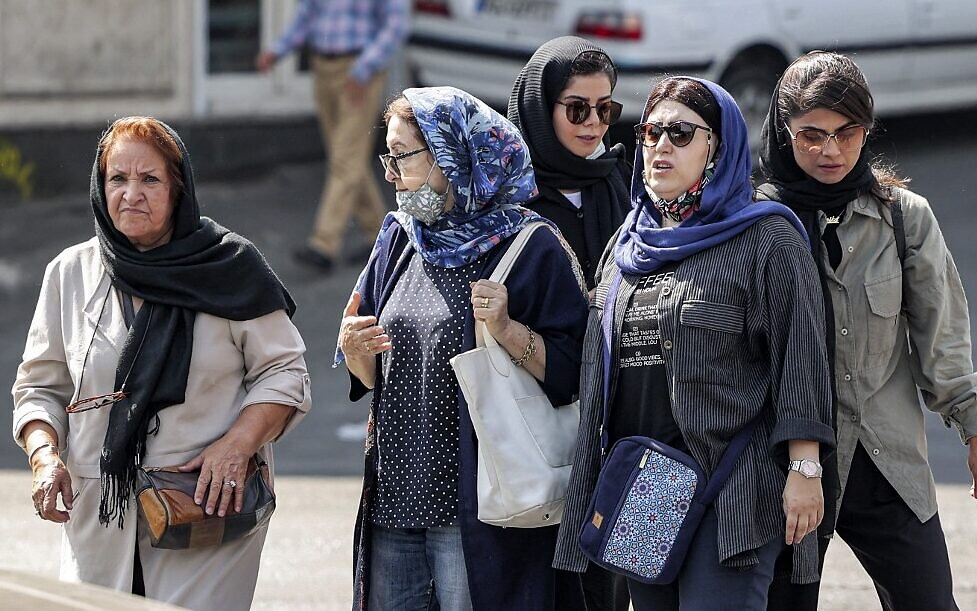
#> input picture 000_32Y432C-e1670079887895.jpg, 977 x 611 px, found by its file name
$ jupyter execute --allow-errors 07___Open_cv_part7.ipynb
#> lines starting #> are read from the running program, lines starting #| are printed output that depends on the picture
# Image Transformation

`OpenCV` provides two transformation functions, **`cv.warpAffine`** and **`cv.warpPerspective`**, with which you can perform all kinds of transformations. cv.warpAffine takes a 2x3 transformation matrix while cv.warpPerspective takes a 3x3 transformation matrix as input.

## Translation
Translation is the shifting of an object's location. If you know the shift in the (x,y) direction and let it be
, you can create the transformation matrix
 as follows:

$$
M = \begin{bmatrix}
1 & 0 & tx \\
0 & 1 & ty \\
\end{bmatrix}
$$

You can take make it into a Numpy array of type np.float32 and pass it into the cv.warpAffine() function. See the below example for a shift of (100,50):

[cell 1]
import numpy as np
import matplotlib.pyplot as plt
import cv2
from google.colab.patches import cv2_imshow

[cell 2]
img = cv2.imread('/content/000_32Y432C-e1670079887895.jpg', cv2.IMREAD_GRAYSCALE)
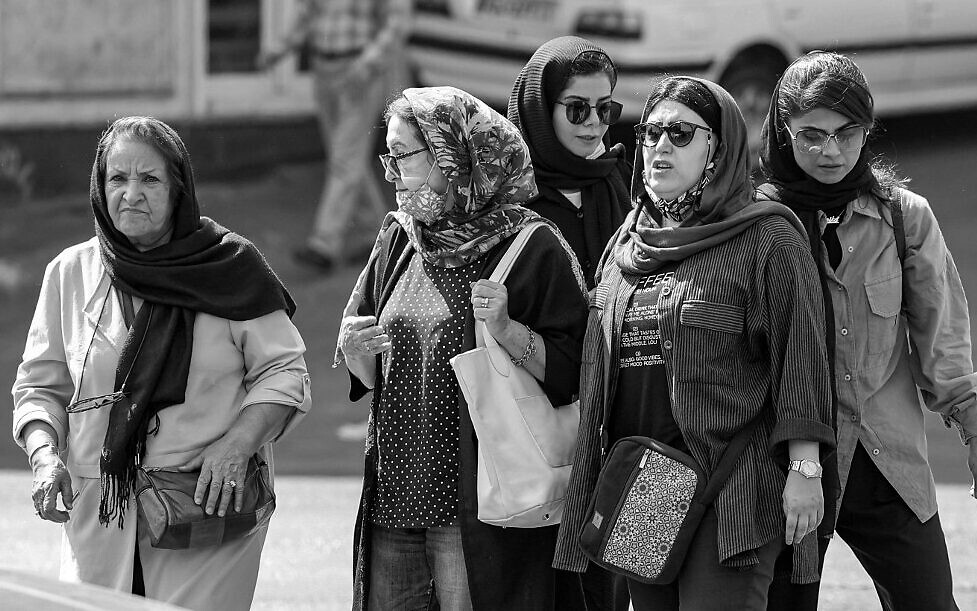
#> img: shape (611, 977); min 0, max 255, mean 96.2
cv2_imshow(img)

[cell 3]
row, col = img.shape
#> row = 611; col = 977
M = np.float32([[1, 0, 100], [0, 1, 50]])
dst = cv2.warpAffine(img,M,(col,row))
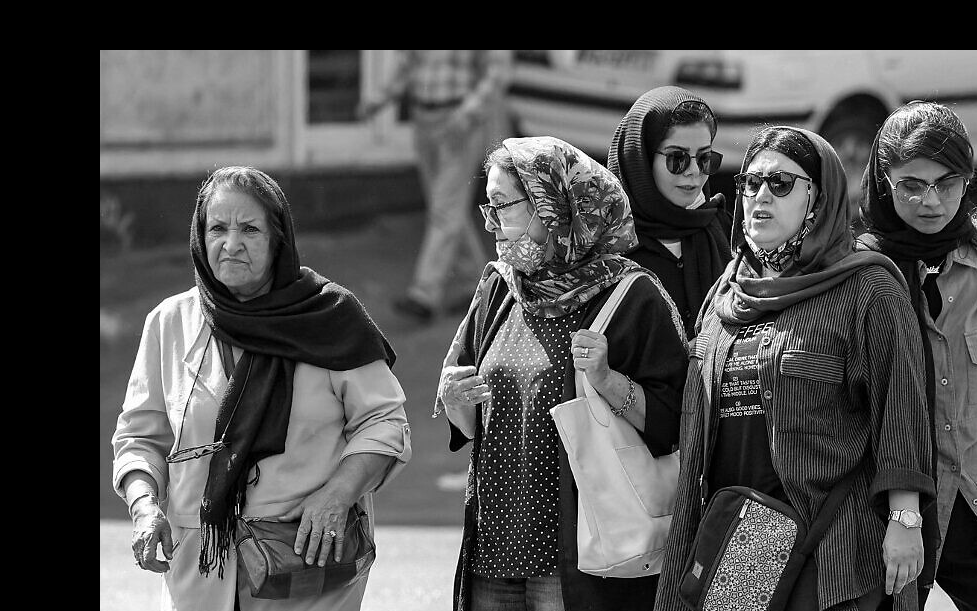
#> dst: shape (611, 977); min 0, max 255, mean 78.2

[cell 4]
cv2_imshow(dst)

## warning

The third argument of the cv.warpAffine() function is the size of the output image, which should be in the form of **(width, height)**. Remember width = number of columns, and height = number of rows.

## Rotation

Rotation of an image for an angle θ
 is achieved by the transformation matrix of the form

$$
M = \begin{bmatrix}
cosθ  & -sinθ \\
sinθ & cosθ  \\
\end{bmatrix}
$$

But OpenCV provides scaled rotation with adjustable center of rotation so that you can rotate at any location you prefer. The modified transformation matrix is given by

$$
\begin{bmatrix}
\alpha  & β & (1 - 0) .center.x-β.center.x \\
-\beta & α & β.center.x + (1 - 0).center.y  \\
\end{bmatrix}
$$

where:

$$
α=scale.cosθ\\
β=scale.sinx
$$

To find this transformation matrix, OpenCV provides a function, cv.getRotationMatrix2D. Check out the below example which rotates the image by 90 degree with respect to center without any scaling.

[cell 5]
img = cv2.imread('/content/000_32Y432C-e1670079887895.jpg')
#> img is the input picture: shape (611, 977, 3); mean B, G, R 100.8, 95, 96.7
cv2_imshow(img)

[cell 6]
center = (img.shape[1]//2, img.shape[0]//2)
#> center = (488, 305)
center
#> Out = (488, 305)

[cell 7]
M = cv2.getRotationMatrix2D(center, 45, 1)
M

[cell 8]
rotate_45 = cv2.warpAffine(img, M, (img.shape[1], img.shape[0]))
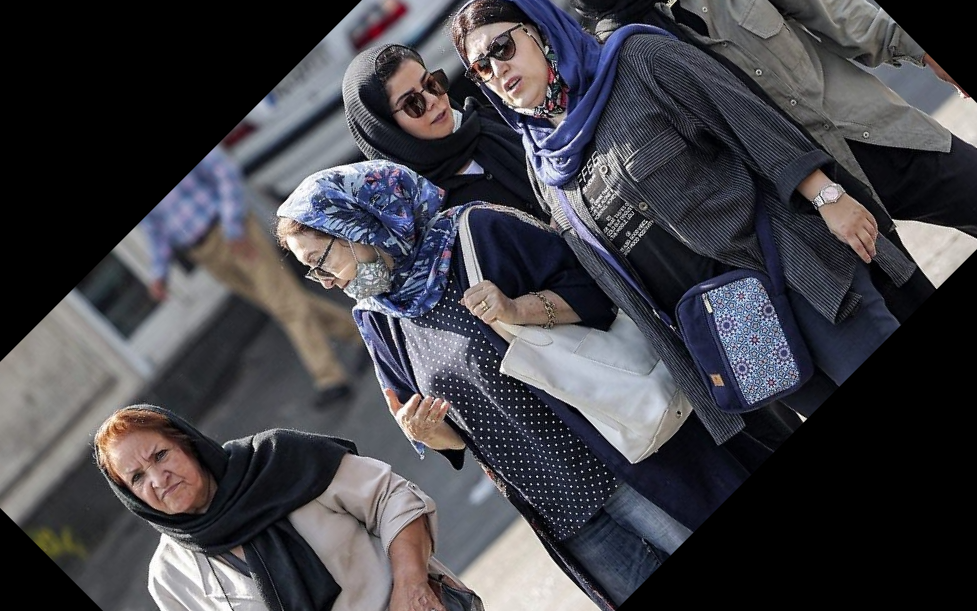
#> rotate_45: shape (611, 977, 3); mean B, G, R 71, 65.5, 66.3
cv2_imshow(rotate_45)

## Resizing The Image

Image resizing refers to the scaling of images. Scaling comes in handy in many image processing as well as machine learning applications. It helps in reducing the number of pixels from an image and that has several advantages e.g. It can reduce the time of training of a neural network as the more the number of pixels in an image more is the number of input nodes that in turn increases the complexity of the model.
It also helps in zooming in on images. Many times we need to resize the image i.e. either shrink it or scale it up to meet the size requirements. OpenCV provides us several interpolation methods for resizing an image.

Choice of Interpolation Method for Resizing:

1.   **`cv2.INTER_AREA`**: This is used when we need to shrink an image.
2.   **`cv2.INTER_CUBIC`**: This is slow but more efficient
3.   **`cv2.INTER_LINEAR`**: This is primarily used when zooming is required. This is the default interpolation technique in OpenCV.

[cell 9]
img = cv2.imread('/content/000_32Y432C-e1670079887895.jpg')
cv2_imshow(img)

[cell 10]
img.shape
#> Out = (611, 977, 3)

[cell 11]
half = cv2.resize(img, (0, 0), fx = 0.1, fy = 0.1)
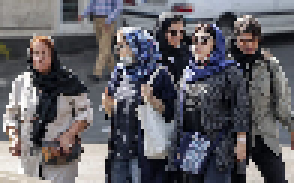
#> half: shape (61, 98, 3) (shown 3 times larger); mean B, G, R 101.1, 95.3, 96.9
bigger = cv2.resize(img, (1050, 1610))
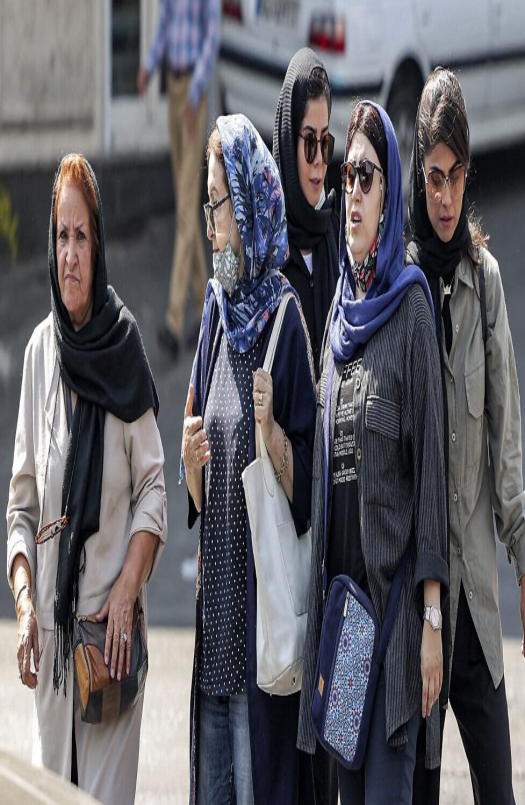
#> bigger: shape (1610, 1050, 3) (shown at 1/2 size); mean B, G, R 100.7, 94.9, 96.5

[cell 12]
cv2_imshow(half)

[cell 13]
cv2_imshow(bigger)

[cell 14]
stretch_near = cv2.resize(img, (780, 540),
               interpolation = cv2.INTER_LINEAR)
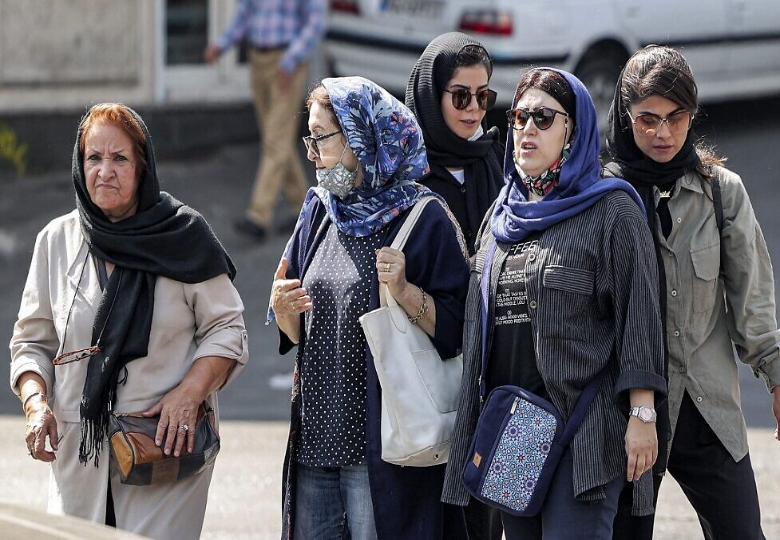
#> stretch_near: shape (540, 780, 3); mean B, G, R 100.7, 94.9, 96.5
cv2_imshow(stretch_near)

[cell 15]
Titles =["Original", "Half", "Bigger", "Interpolation Nearest"]
images =[img, half, bigger, stretch_near]
count = 4

for i in range(count):
    plt.subplot(2, 2, i + 1)
    plt.title(Titles[i])
    plt.imshow(images[i])

plt.show()
#> figure, not shown here; B, G, R data is drawn as R, G, B

## What is Flipping an Image?
Flipping an image is the process of reversing it either horizontally or vertically. This can be useful for a number of different image processing tasks, such as creating mirrored images, flipping an image to correct its orientation, or generating additional training data for machine learning algorithms.

Flipping an image in OpenCV is a simple process that can be done using the flip() function. The flip() function takes two arguments: the image you want to flip, and the axis along which you want to flip the image. You can flip an image horizontally by using the value 0, and you can flip an image vertically by using the value 1.

Now that we have a basic understanding of flipping an image, let’s see how we can do it in OpenCV.

The first step is to load an image into OpenCV. You can do this using the imread() function, like this:

[cell 16]
img = cv2.imread('/content/000_32Y432C-e1670079887895.jpg')

[cell 17]
# Flip the image horizontally
flipped = cv2.flip(img, 0)
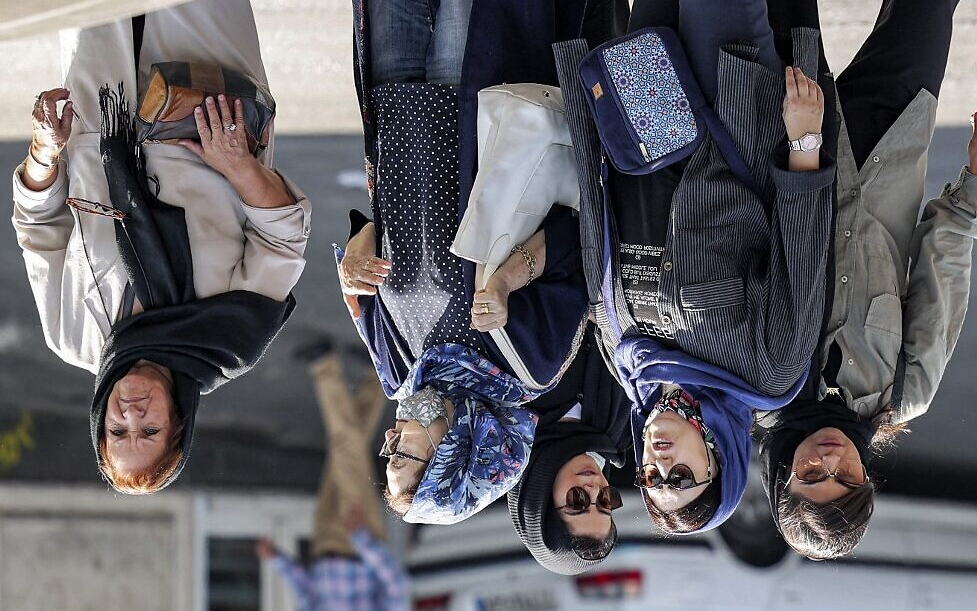
#> flipped: shape (611, 977, 3); mean B, G, R 100.8, 95, 96.7
cv2_imshow(flipped)

[cell 18]
# Flip the image vertically
flipped = cv2.flip(img, 1)
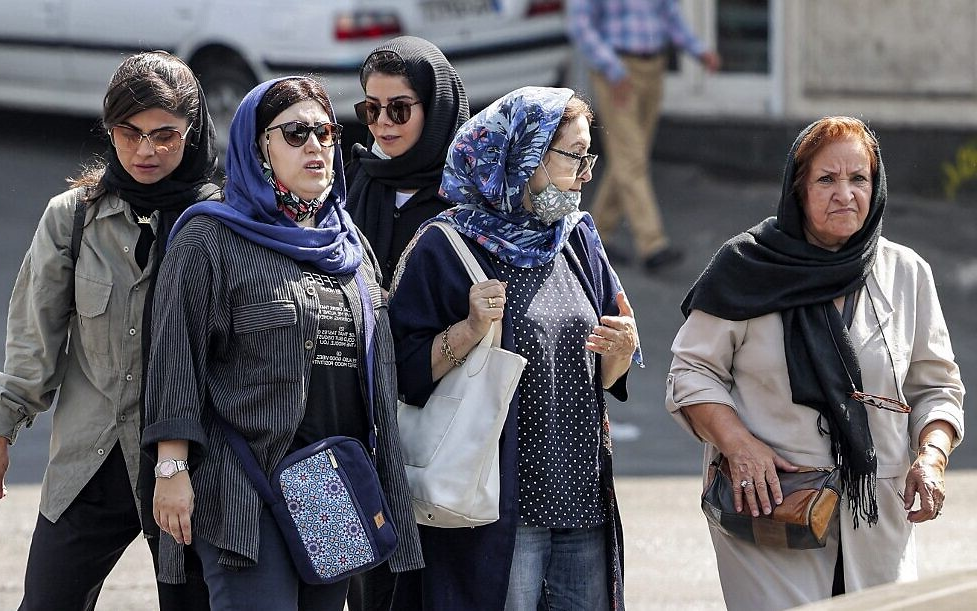
#> flipped: shape (611, 977, 3); mean B, G, R 100.8, 95, 96.7
cv2_imshow(flipped)

[cell 19]
flipped = cv2.flip(img, -1)
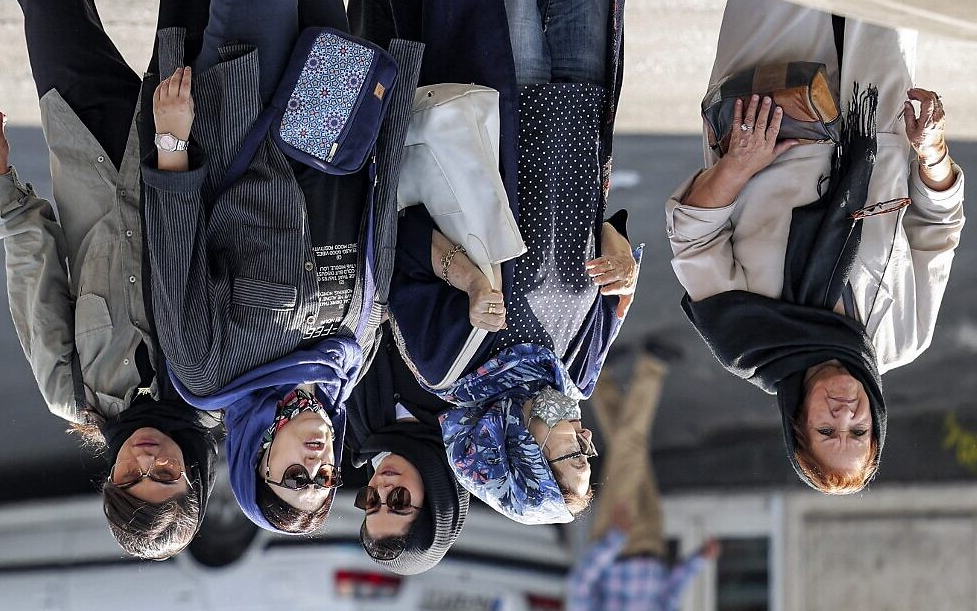
#> flipped: shape (611, 977, 3); mean B, G, R 100.8, 95, 96.7
cv2_imshow(flipped)

$ run again, with blend_1.jpg copied over 000_32Y432C-e1670079887895.jpg
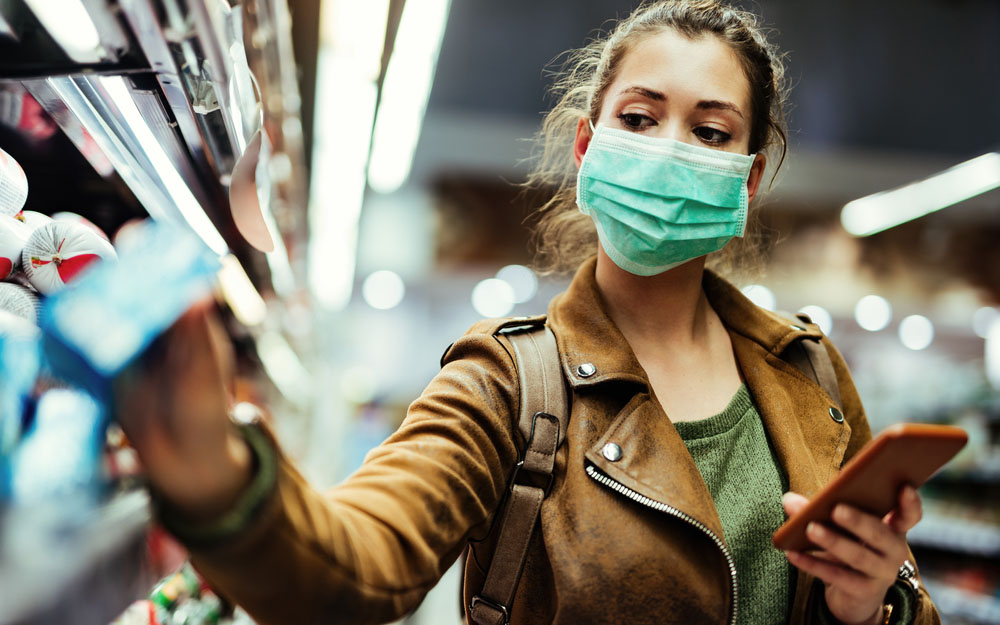
#> input picture blend_1.jpg, 1000 x 625 px, found by its file name
#> img is the input picture: shape (625, 1000, 3); mean B, G, R 108.1, 123.1, 128.5
#> `stretch_near = cv2.resize(img, (780, 540), interpolation = cv2.INTER_L..`:
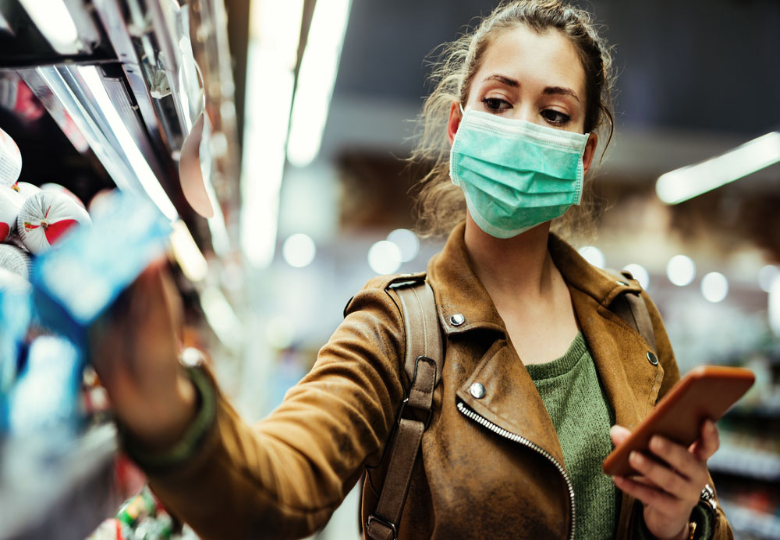
#> stretch_near: shape (540, 780, 3); mean B, G, R 108, 123, 128.4
#> `flipped = cv2.flip(img, -1)`:
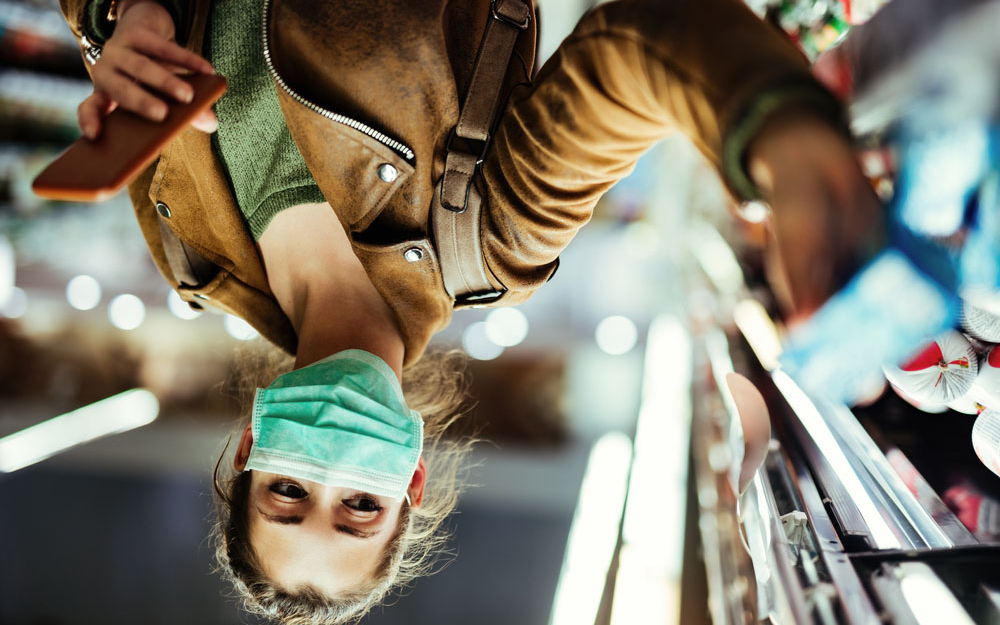
#> flipped: shape (625, 1000, 3); mean B, G, R 108.1, 123.1, 128.5

$ run again, with blend_2.jpg copied over 000_32Y432C-e1670079887895.jpg
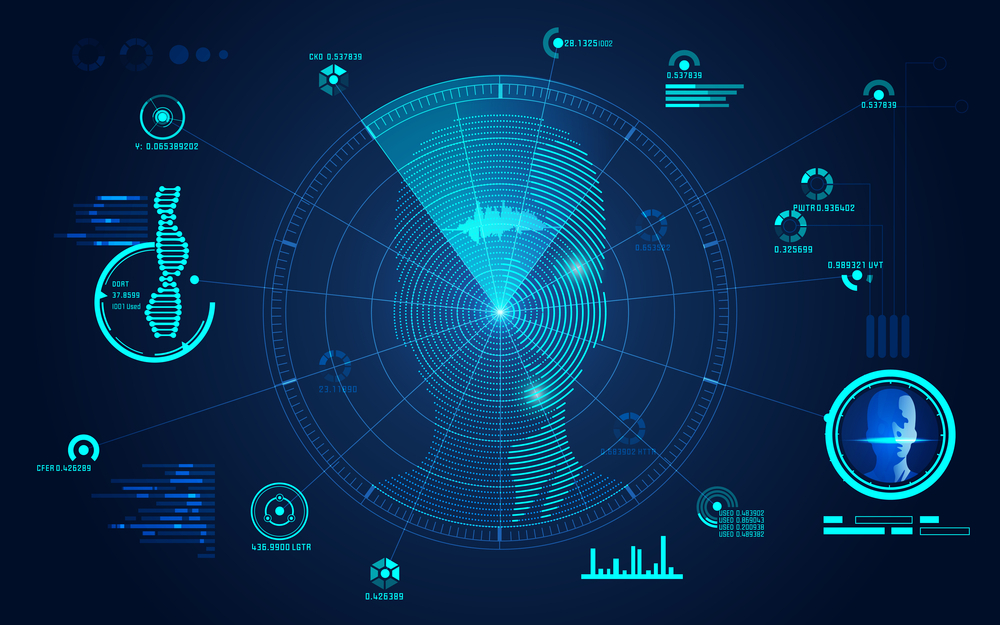
#> input picture blend_2.jpg, 1000 x 625 px, found by its file name
#> img is the input picture: shape (625, 1000, 3); mean B, G, R 79.3, 44.3, 7.4
#> `stretch_near = cv2.resize(img, (780, 540), interpolation = cv2.INTER_L..`:
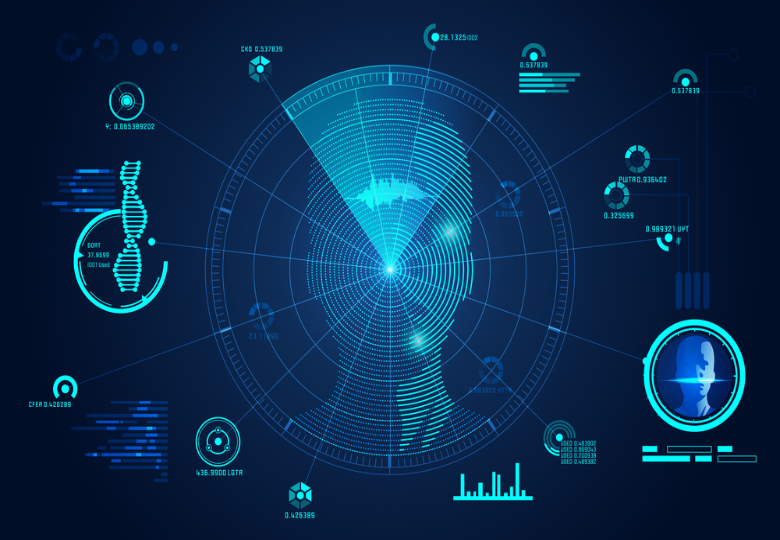
#> stretch_near: shape (540, 780, 3); mean B, G, R 79.2, 44.3, 7.3
#> `flipped = cv2.flip(img, -1)`:
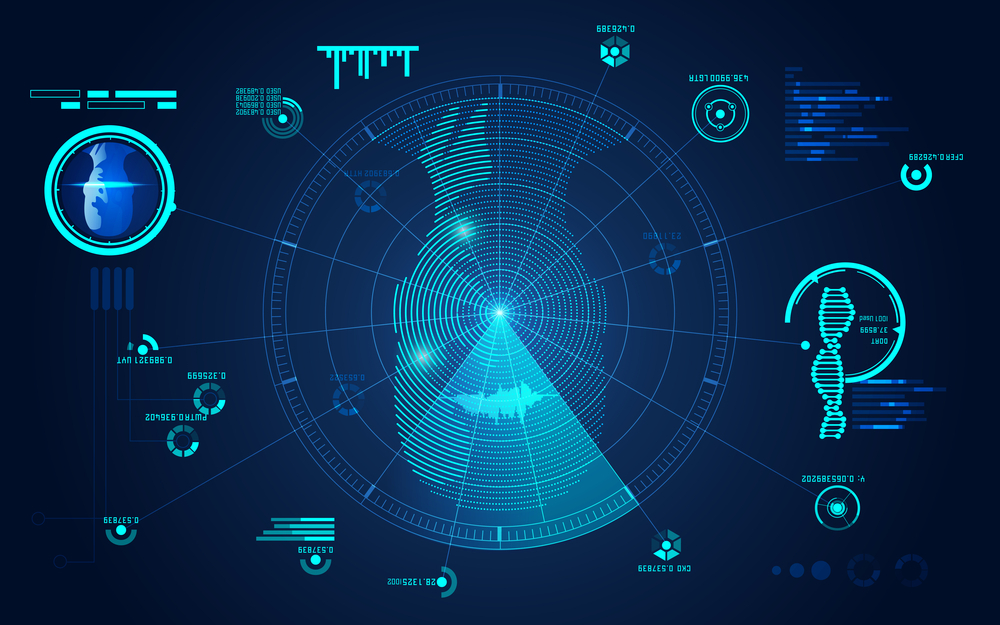
#> flipped: shape (625, 1000, 3); mean B, G, R 79.3, 44.3, 7.4
